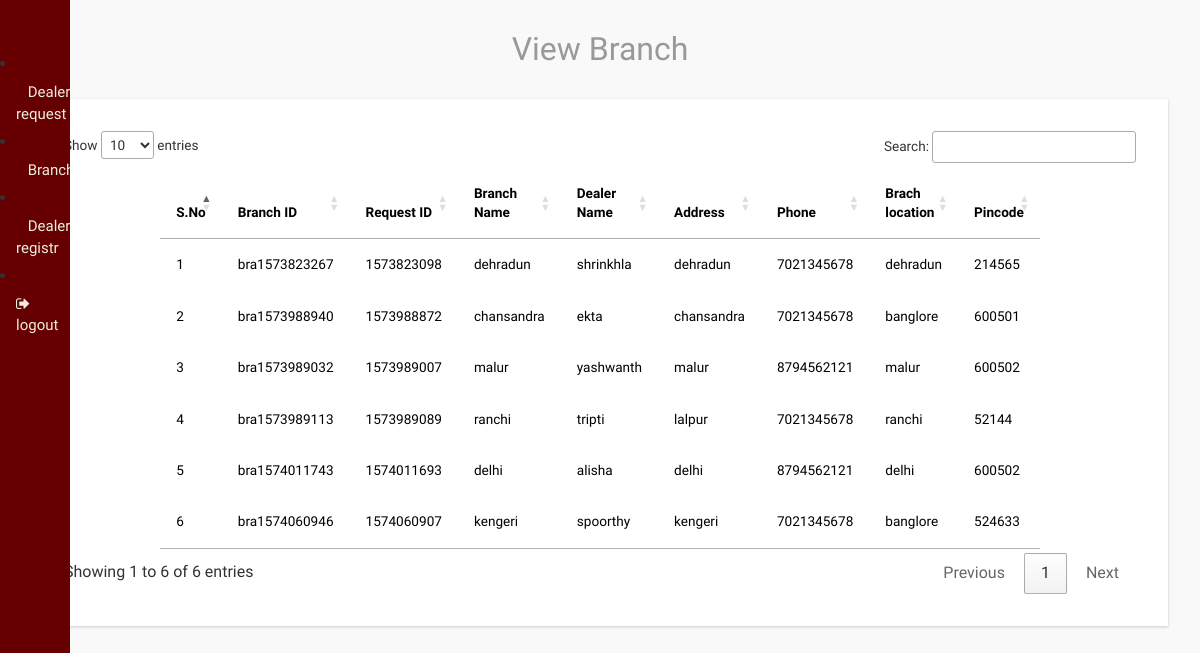
The app's page /admin/view_branchrequest.php, older data.
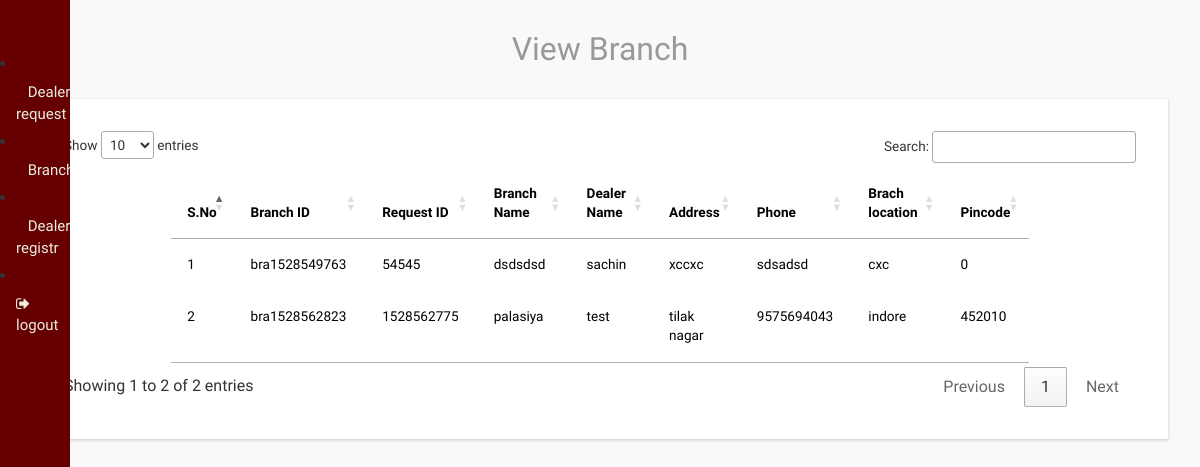
The same page, newer data.
### tables this page shows
CREATE TABLE `branch` (
  `id` int(11) NOT NULL,
  `dealer_name` text NOT NULL,
  `branchaddress` text NOT NULL,
  `phone` text NOT NULL,
  `branch_location` text NOT NULL,
  `pincode` text NOT NULL,
  `reqid` text NOT NULL,
  `branch_name` text NOT NULL,
  `branch_id` text NOT NULL
);

### admin/view_branchrequest.php (the view, shortened to what this page needs)
<?php
include('header.php');
include('../connection.php');
?>
<link rel="stylesheet" href="http://cdn.datatables.net/1.10.2/css/jquery.dataTables.min.css"></style>
<div id="page-wrapper" align="center">
  <div class="graphs" align="center">
    <h3 class="blank1" align="center">View Branch</h3>
    <div class="xs tabls" align="center">
      <div class="bs-example4" data-example-id="contextual-table">
        <table class="table table-hover" id="example" class="display" width="80%" cellspacing="0">
          <thead>
            <tr>
            <th>S.No</th>
            <th>Branch ID</th>
              <th>Request ID</th>
              <th>Branch Name</th>
              <th>Dealer Name</th>
              <th>Address</th>
              <th>Phone</th>
              <th>Brach location</th>
              <th>Pincode</th>
            </tr>
          </thead>
          <tbody>
          <?php
            $sql="Select * from branch";
            $res=mysqli_query($conn,$sql);
            $i=1;
            while($ros=mysqli_fetch_array($res))
            {
              ?>
          <tr>
            <td><?php echo $i++;?></td>
             <td><?php echo $ros['branch_id'];?></td>
            <td><?php echo $ros['reqid'];?></td>
            <td><?php echo $ros['branch_name'];?></td>
            <td><?php echo $ros['dealer_name'];?></td>
            <td><?php echo $ros['branchaddress'];?></td>
            <td><?php echo $ros['phone'];?></td>
            <td><?php echo $ros['branch_location'];?></td>
            <td><?php echo $ros['pincode'];?></td>
          </tr>
          <?php
        }
        ?>
          </tbody>
        </table>
      </div>
    </div>
  </div>
</div>

Row changes from the older to the newer data that the page shows:
removed branch: branch "bra1573823267", reqid "1573823098", branch_name "dehradun", dealer_name "shrinkhla", branchaddress "dehradun", phone "7021345678", branch_location "dehradun", pincode "214565"
removed branch: branch "bra1573988940", reqid "1573988872", branch_name "chansandra", dealer_name "ekta", branchaddress "chansandra", phone "7021345678", branch_location "banglore", pincode "600501"
removed branch: branch "bra1573989032", reqid "1573989007", branch_name "malur", dealer_name "yashwanth", branchaddress "malur", phone "8794562121", branch_location "malur", pincode "600502"
removed branch: branch "bra1573989113", reqid "1573989089", branch_name "ranchi", dealer_name "tripti", branchaddress "lalpur", phone "7021345678", branch_location "ranchi", pincode "52144"
removed branch: branch "bra1574011743", reqid "1574011693", branch_name "delhi", dealer_name "alisha", branchaddress "delhi", phone "8794562121", branch_location "delhi", pincode "600502"
removed branch: branch "bra1574060946", reqid "1574060907", branch_name "kengeri", dealer_name "spoorthy", branchaddress "kengeri", phone "7021345678", branch_location "banglore", pincode "524633"
added branch: branch "bra1528549763", reqid "54545", branch_name "dsdsdsd", dealer_name "sachin", branchaddress "xccxc", phone "sdsadsd", branch_location "cxc", pincode "0"
added branch: branch "bra1528562823", reqid "1528562775", branch_name "palasiya", dealer_name "test", branchaddress "tilak nagar", phone "9575694043", branch_location "indore", pincode "452010"
Text that changed along with them:
text written by a page script: "Show entries Search: Showing 1 to 6 of 6 entries Previous 1 Next" → "Show entries Search: Showing 1 to 2 of 2 entries Previous 1 Next"
